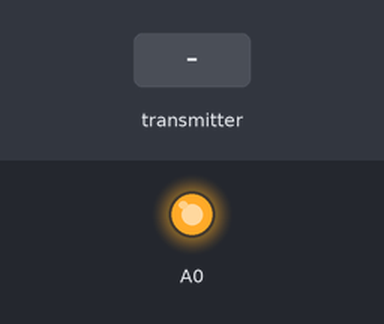
A sketch run on a simulated Arduino Uno, built with avr-gcc and run on an emulated ATmega328P. On the bench: output pins drawn as LEDs (lit = HIGH). The test bench sets the inputs (shaded band). No radio packets arrive unless stated; what the sketch prints to the serial monitor is not drawn.

Above: at 0.1 s.
At 2.7 s:
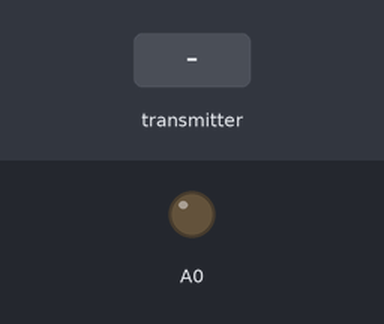
2.8 s: the transmitter starts sending a = 0
Timing chart, 0 to 5.8 s (numbered marks = the images above; inputs shaded):
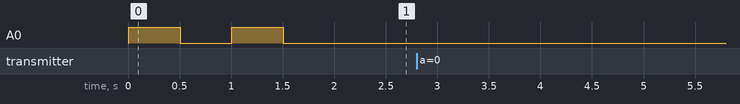

Measured:
- after the input at 2.8 s, every drawn part: stays the same

The sketch:

nrf_rx_code.ino
```cpp
//A-10 NRF Rx Code
//Include Libraries
#include <SPI.h>
#include <nRF24L01.h>
#include <RF24.h>
//create an RF24 object
RF24 radio(9, 8); // CE, CSN
//address through which two modules communicate.
const byte address[6] = "00001";
char text[32];
int a;
void setup()
{
 pinMode(A0, OUTPUT);
 while (!Serial);
 Serial.begin(9600);

 radio.begin();

 //set the address
 radio.openReadingPipe(0, address);

 //Set module as receiver
 radio.startListening();

 digitalWrite(A0,HIGH); digitalWrite(A0,HIGH);delay(500);
 digitalWrite(A0,LOW); digitalWrite(A0,LOW);delay(500);
 digitalWrite(A0,HIGH); digitalWrite(A0,HIGH);delay(500);
 digitalWrite(A0,LOW); digitalWrite(A0,LOW);


}
void loop()
{
 // Serial.println("chkng . . .");
 //Read the data if available in buffer


 if (radio.available())

 {
 // char
 //text[32] = {0};

 radio.read(&a, sizeof(int));
 Serial.println(a);

 }


if (Serial.available())

 {
 // char
 //text[32] = {0};

 a=Serial.read();
 Serial.println(a);

 }


 if (a==5 || a==53)
 {
 digitalWrite(A0,HIGH);
 delay(1000);
 }
 else
 digitalWrite(A0,LOW);
}
```
